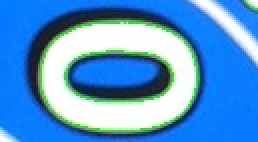
#> input picture Training/b0.jpg, 129 x 71 px (shown 2 times larger); its folder holds only this picture in this run
$ python thursday.py
#> lines starting #> are read from the running program, lines starting #| are printed output that depends on the picture; after the words box and inside, x2 and y2 are one past the last pixel; in counts of white or black regions, pixels touching at a corner belong together
import cv2
import glob
import numpy as np
from matplotlib import pyplot as plt

def image():
    path = 'C:/Users/Mikhaela Rain Roy/Desktop/UNO/Training/*.jpg'
    image = [cv2.imread(image) for image in glob.glob(path)]
#> image = 1 item

    for i in image:
        scale = 500

        width = int(i.shape[1]*scale/100)
        height = int(i.shape[0]*scale/100)

        dsize = (width, height)
        out = cv2.resize(i,dsize)
#> this loop made 1 pass
#> (scale, width, height) on pass 1: (500, 645, 355)

    return i, out

i, out= image()
#> i is the input picture: shape (71, 129, 3); mean B, G, R 210, 150, 84

for g in i:
    img_gray = cv2.cvtColor(out, cv2.COLOR_BGR2GRAY)
    thr_value, img_thresh = cv2.threshold(img_gray, 90, 255, cv2.THRESH_BINARY)
    img_canny = cv2.Canny(img_thresh, 150, 100)    # standard canny edge detector
    contours, hierarchy = cv2.findContours(img_canny, cv2.RETR_TREE,cv2.CHAIN_APPROX_SIMPLE)
    #kernel_size = 3
    #kernel = np.ones((kernel_size, kernel_size), np.uint8)
    kernel = np.ones((5,5),np.float32)/25
    img_close = cv2.morphologyEx(img_thresh, cv2.MORPH_CLOSE, kernel)
    thresh4 = cv2.adaptiveThreshold(img_gray, 255, cv2.ADAPTIVE_THRESH_GAUSSIAN_C, cv2.THRESH_BINARY, 25, 4)
    dilation = cv2.dilate(thresh4,kernel,iterations = 1)
    erosion = cv2.erode(dilation, kernel, iterations = 1)
    dst = cv2.filter2D(erosion,-1,kernel)
#> this loop made 71 passes
#> pass 1, `img_gray = cv2.cvtColor(out, cv2.COLOR_BGR2GRAY)`:
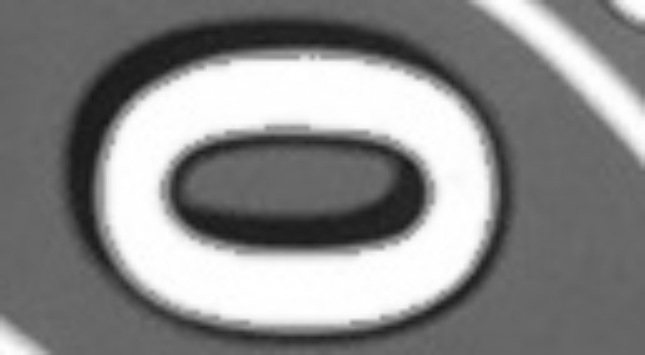
#> img_gray: shape (355, 645); min 23, max 255, mean 137
#> pass 1, `thr_value, img_thresh = cv2.threshold(img_gray, 90, 255, cv2.THRESH_BI..`:
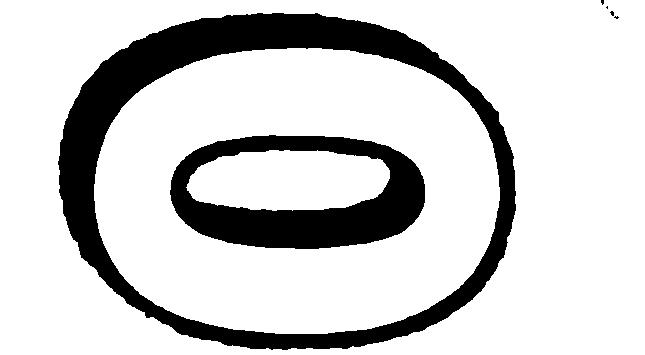
#> img_thresh: shape (355, 645); 80.8% white; 6 black regions (4 under 20 px), largest, box (x1, y1, x2, y2) and area: (58, 13, 516, 350) 29668, (170, 135, 425, 249) 14204
#> pass 1, `img_canny = cv2.Canny(img_thresh, 150, 100)`:
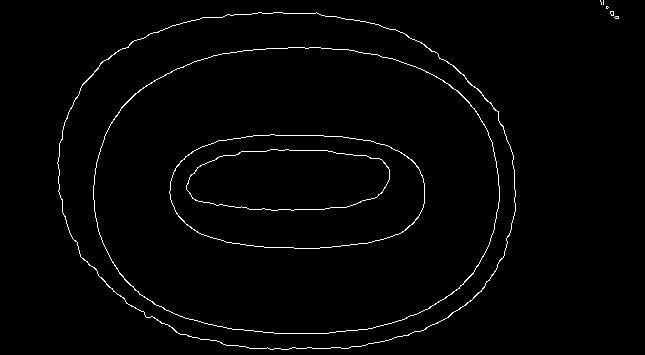
#> img_canny: shape (355, 645); 1.6% white in thin lines or dots, all inside (x1, y1, x2, y2) = (57, 0, 619, 350)
#> after the loop:
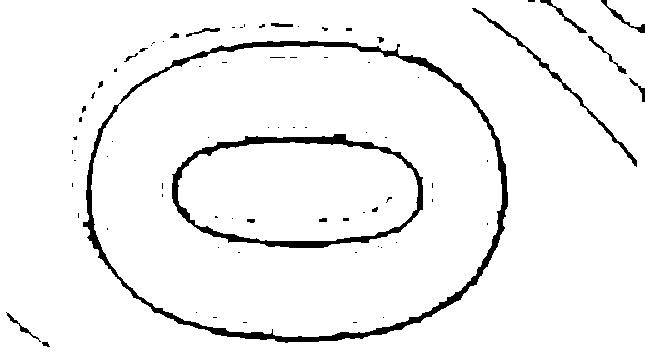
#> dilation: shape (355, 645); 95% white; 78 black regions (58 under 20 px), largest, box (x1, y1, x2, y2) and area: (83, 41, 508, 343) 5908, (172, 134, 423, 248) 3268, (472, 8, 637, 167) 772
#> after the loop:
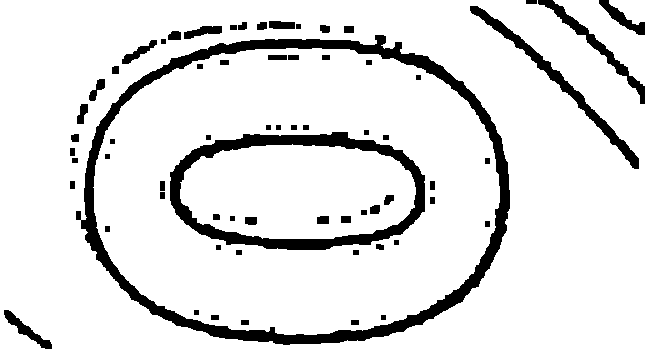
#> erosion: shape (355, 645); 88.7% white; 66 black regions, largest, box (x1, y1, x2, y2) and area: (76, 35, 510, 345) 11943, (170, 132, 425, 250) 6168, (470, 6, 639, 169) 2084
#> after the loop:
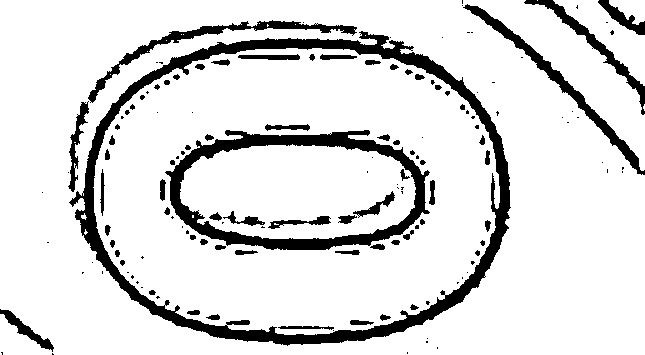
#> thresh4: shape (355, 645); 86.7% white; 144 black regions (76 under 20 px), largest, box (x1, y1, x2, y2) and area: (69, 31, 511, 346) 12690, (165, 130, 430, 250) 6589, (463, 4, 645, 175) 2154

cv2.imshow('2D Convultion', dst)
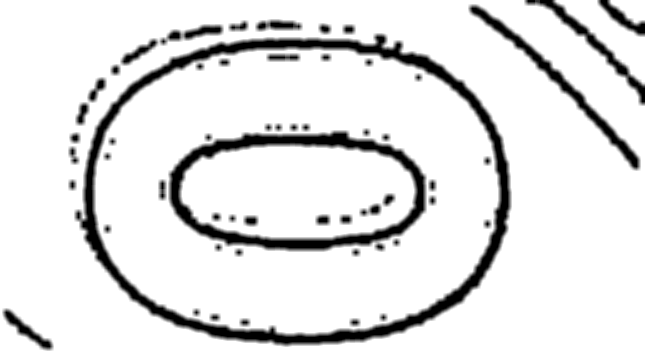
#> window '2D Convultion': shape (355, 645); min 0, max 255, mean 226.3
cv2.imshow('Erosion', erosion)
cv2.waitKey(0)
cv2.destroyAllWindows()
